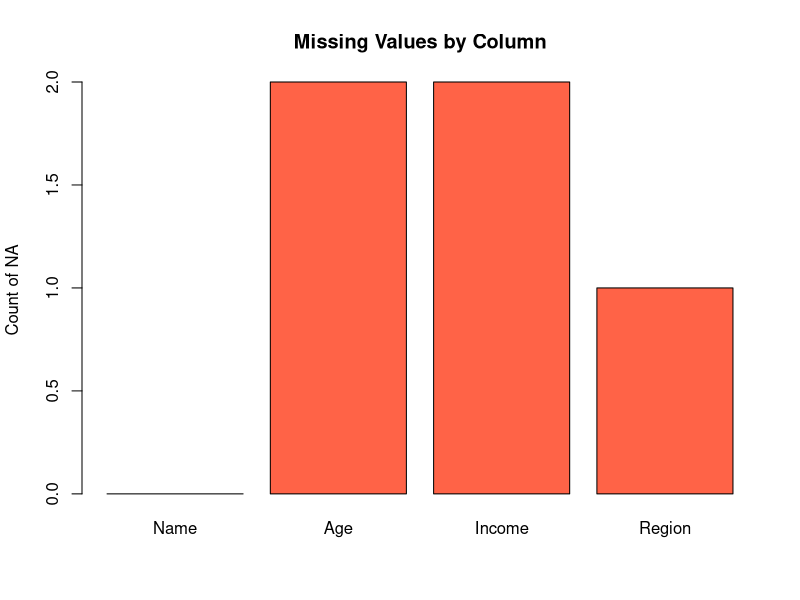
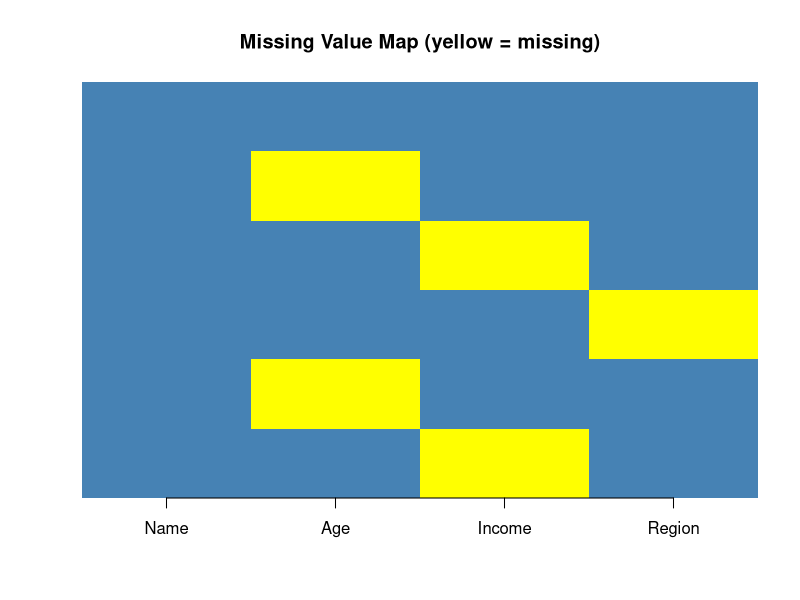

These charts were generated, in order, by the following R code:
# Adds visualization to Chapter 4: findingmissingvalues.R identifies NAs
# with is.na()/complete.cases() but never shows WHERE they are, which is
# usually the more useful view when deciding how to clean a dataset.

customer_df <- data.frame(
  Name = c("Alice", "Bob", "Carol", "Dan", "Eve", "Frank"),
  Age = c(34, NA, 29, 41, NA, 38),
  Income = c(52000, 61000, NA, 58000, 47000, NA),
  Region = c("North", "South", "North", NA, "East", "South")
)

# count NAs per column - the numeric summary
na_counts <- colSums(is.na(customer_df))
print(na_counts)

# --- chart: bar chart of missing-value counts per column ---
barplot(na_counts, col = "tomato",
        main = "Missing Values by Column", ylab = "Count of NA")

# --- chart: a simple heatmap-style grid showing WHICH cells are missing ---
# (TRUE/FALSE turned into a matrix of 1s/0s so image() can plot it)
na_matrix <- as.matrix(is.na(customer_df)) * 1
image(t(na_matrix[nrow(na_matrix):1, ]), axes = FALSE,
      main = "Missing Value Map (yellow = missing)", col = c("steelblue", "yellow"))
axis(1, at = seq(0, 1, length.out = ncol(customer_df)), labels = colnames(customer_df))
